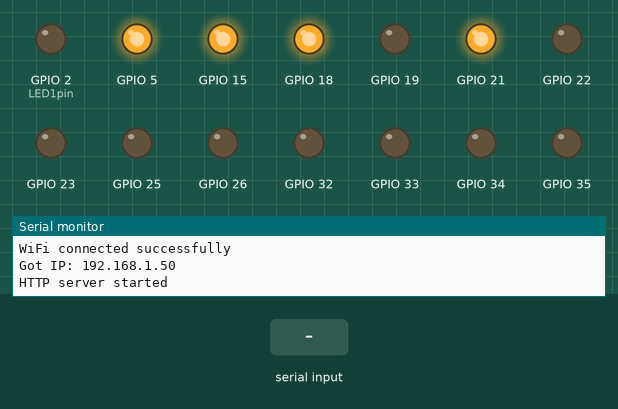
Simulated run of this sketch. Board: ESP32. On the bench: output pins drawn as LEDs (lit = HIGH), the last lines printed to the serial monitor. The inputs (shaded band) are chosen by the test bench. WiFi joins after 1.5 s; servers stay silent unless stated.

Above: at 3.3 s.
3.4 s: "a\n" received over Serial
At 4.6 s:
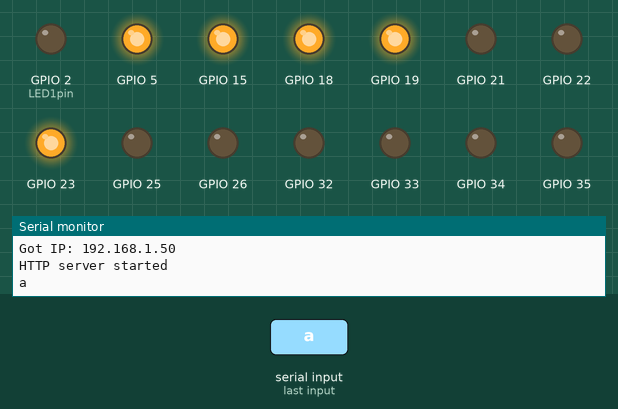
4.9 s: "c\n" received over Serial
At 5.9 s:
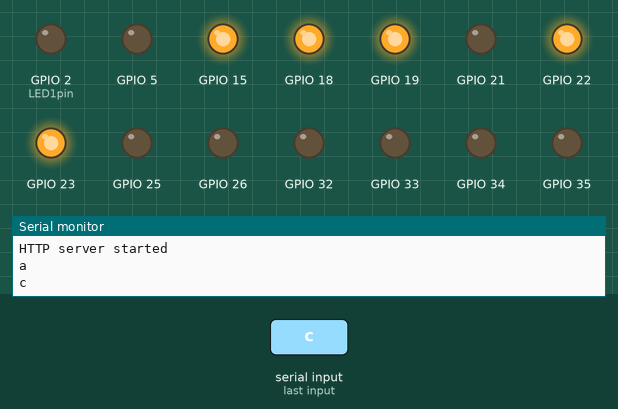
6.4 s: "e\n" received over Serial
At 7.1 s:
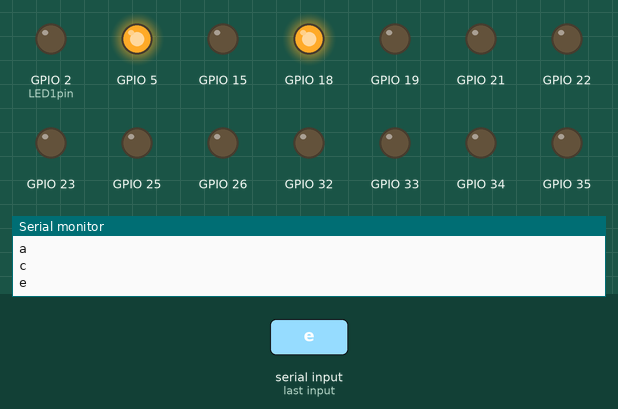
7.9 s: "g\n" received over Serial
At 8.2 s:
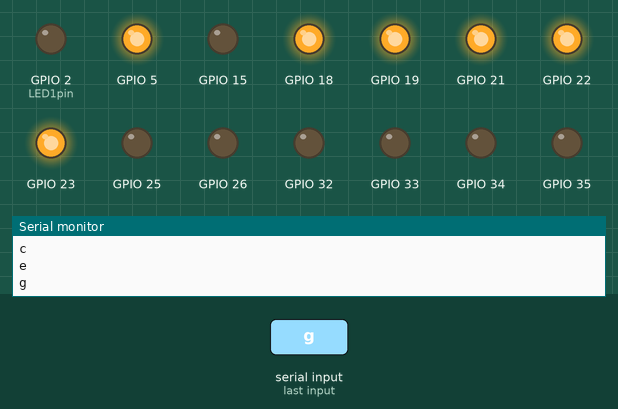
Timing chart, 0 to 10.4 s (numbered marks = the images above; inputs shaded):
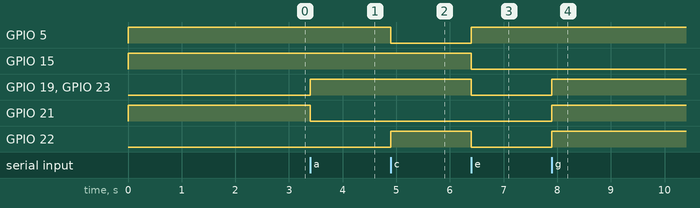

The sketch:

WebSERVER.ino
```cpp
/*************************************************************************************************
  ESP32 Web Server
  Ejemplo de creación de Web server
  Basándose en los ejemplos de:
  https://lastminuteengineers.com/creating-esp32-web-server-arduino-ide/
  https://electropeak.com/learn
**************************************************************************************************/
//************************************************************************************************
// Librerías
//************************************************************************************************
#include <WiFi.h>
#include <WebServer.h>
//************************************************************************************************
// Variables globales
//************************************************************************************************
// SSID & Password
const char* ssid = "TURBONETT_668E97";  // Enter your SSID here
const char* password = "JFCESG*8485";  //Enter your Password here

WebServer server(80);  // Object of WebServer(HTTP port, 80 is defult)
char park[20];
char x;

uint8_t n = 0;
uint8_t park1 = 0;
uint8_t park2 = 0;
uint8_t park3 = 0;
uint8_t park4 = 0;
uint8_t LED1pin = 2;
#define RXD0 3
#define TXD0 1

//************************************************************************************************
// Configuración
//************************************************************************************************
void setup() {
  Serial.begin(115200, SERIAL_8N1, RXD0, TXD0);

  Serial.println("Try Connecting to ");
  Serial.println(ssid);

  //configurar pines
  pinMode(LED1pin, OUTPUT);

  //7seg PINS
  pinMode(23, OUTPUT);
  pinMode(22, OUTPUT);
  pinMode(21, OUTPUT);
  pinMode(19, OUTPUT);
  pinMode(18, OUTPUT);
  pinMode(5, OUTPUT);
  pinMode(15, OUTPUT);

  //7seg inicial
  digitalWrite(23, LOW);//a
  digitalWrite(22, LOW);//b
  digitalWrite(21, HIGH);//c
  digitalWrite(19, LOW);//d
  digitalWrite(18, HIGH);//e
  digitalWrite(5, HIGH);//f
  digitalWrite(15, HIGH);//g

  pinMode(34, OUTPUT);
  pinMode(35, OUTPUT);

  pinMode(32, OUTPUT);
  pinMode(33, OUTPUT);

  pinMode(25, OUTPUT);
  pinMode(26, OUTPUT);


  // Connect to your wi-fi modem
  WiFi.begin(ssid, password);

  // Check wi-fi is connected to wi-fi network
  while (WiFi.status() != WL_CONNECTED) {
    delay(1000);
    Serial.print(".");
  }
  Serial.println("");
  Serial.println("WiFi connected successfully");
  Serial.print("Got IP: ");
  Serial.println(WiFi.localIP());  //Show ESP32 IP on serial

  server.on("/", handle_OnConnect); // Directamente desde e.g. 192.168.0.8

  server.onNotFound(handle_NotFound);

  server.begin();
  Serial.println("HTTP server started");
  delay(100);


}
//************************************************************************************************
// loop principal
//************************************************************************************************
void loop() {
  //Chequear el uart
  if (Serial.available() > 0) {
    Serial.readBytes(park, 1);
    Serial.println(park[0]);

  }

  x=park[0];
  if (x == 'a') {
    park1 = 1;
  }
  else if (x == 'b'){
    park1 = 0;
  }

  else if (x == 'c'){
    park2 = 1;
  }
  else if(x == 'd'){
    park2 = 0;
  }

  else if(x == 'e'){
    park3 = 1;
  }
  else if(x == 'f'){
    park3 = 0;
  }

  else if(x == 'g'){
    park4 = 1;
  }
  else if(x == 'h'){
    park4 = 0;
  }

  n = park1 + park2 + park3 + park4;

  switch(n){
    case 4:
      digitalWrite(23, HIGH);//a
      digitalWrite(22, HIGH);//b
      digitalWrite(21, HIGH);//c
      digitalWrite(19, HIGH);//d
      digitalWrite(18, HIGH);//e
      digitalWrite(5, HIGH);//f
      digitalWrite(15, LOW);//g
      break;

    case 3:
      digitalWrite(23, LOW);//a
      digitalWrite(22, LOW);//b
      digitalWrite(21, LOW);//c
      digitalWrite(19, LOW);//d
      digitalWrite(18, HIGH);//e
      digitalWrite(5, HIGH);//f
      digitalWrite(15, LOW);//g
      break;

    case 2:
      digitalWrite(23, HIGH);//a
      digitalWrite(22, HIGH);//b
      digitalWrite(21, LOW);//c
      digitalWrite(19, HIGH);//d
      digitalWrite(18, HIGH);//e
      digitalWrite(5, LOW);//f
      digitalWrite(15, HIGH);//g
      break;

    case 1:
      digitalWrite(23, HIGH);//a
      digitalWrite(22, LOW);//b
      digitalWrite(21, LOW);//c
      digitalWrite(19, HIGH);//d
      digitalWrite(18, HIGH);//e
      digitalWrite(5, HIGH);//f
      digitalWrite(15, HIGH);//g
      break;

    case 0:
      digitalWrite(23, LOW);//a
      digitalWrite(22, LOW);//b
      digitalWrite(21, HIGH);//c
      digitalWrite(19, LOW);//d
      digitalWrite(18, HIGH);//e
      digitalWrite(5, HIGH);//f
      digitalWrite(15, HIGH);//g
      break;
   }


  server.handleClient();
  server.send(200, "text/html", SendHTML(park1, park2, park3, park4));
}

//************************************************************************************************
// Handler de Inicio página
//************************************************************************************************
void handle_OnConnect() {
  server.send(200, "text/html", SendHTML(park1, park2, park3, park4));
  delay(100);
}
//************************************************************************************************
// Handler de led1on
//************************************************************************************************

//************************************************************************************************
// Handler de led1off
//************************************************************************************************

//************************************************************************************************
// Procesador de HTML
//************************************************************************************************
String SendHTML(uint8_t p1, uint8_t p2, uint8_t p3, uint8_t p4) {
  String ptr = "<!DOCTYPE html> <html>\n";
  ptr += "<html>\n";
  ptr += "<head>\n";
  ptr += "<style>\n";
  ptr += "table {\n";
  ptr += "  font-family: arial, sans-serif;\n";
  ptr += "  border-collapse: collapse;\n";
  ptr += "  width: 100%;\n";
  ptr += "}\n";
  ptr += "\n";
  ptr += "#p{\n";
  ptr += "\tborder: 3px solid #330000;\n";
  ptr += "  \tbackground-color: #99ffffff;\n";
  ptr += "  \ttext-align: left;\n";
  ptr += "  \tpadding: 8px;\n";
  ptr += "}\n";
  ptr += "\n";
  ptr += "h1{\n";
  ptr += "\ttext-align: center;\n";
  ptr += "}\n";
  ptr += "\n";
  ptr += "td{\n";
  ptr += "  border: 3px solid #330000;\n";
  ptr += "  background-color: #00ff99;\n";
  ptr += "  text-align: left;\n";
  ptr += "  padding: 8px;\n";
  ptr += "}\n";
  ptr += "\n";
  ptr += "th {\n";
  ptr += "\ttext-align: center;\n";
  ptr += "}\n";
  ptr += "\n";
  ptr += "tr:nth-child(even) {\n";
  ptr += "  background-color: #00ff99;\n";
  ptr += "}\n";
  ptr += "</style>\n";
  ptr += "</head>\n";
  ptr += "<body>\n";
  ptr += "\n";
  ptr += "<h1>Bienvenido al sistema automatizado de parqueos</h1>\n";
  ptr += "\n";
  ptr += "<table>\n";
  ptr += "  <tr>\n";
  ptr += "    <th>Parqueo</th>\n";
  ptr += "    <th>Estado</th>\n";
  ptr += "  </tr>\n";
  ptr += "  <tr>\n";

  //controlar los parqueos
  if (p1 == 0) {
    ptr += "    <td id = \"p\"><b>1A</b></td>\n";
    ptr += "    <td id =\"p1\">Parqueo Libre</td>\n";
  }
  else {
    ptr += "    <td id = \"p\"><b>1A</b></td>\n";
    ptr += "    <td id =\"p1\">Parqueo Ocupado</td>\n";
  }

  ptr += "  </tr>\n";
  ptr += "  <tr>\n";

  if (p2 == 0) {
    ptr += "    <td id = \"p\"><b>1B</b></td>\n";
    ptr += "    <td id =\"p2\">Parqueo Libre</td>\n";
  }
  else {
    ptr += "    <td id = \"p\"><b>1B</b></td>\n";
    ptr += "    <td id =\"p2\">Parqueo Ocupado</td>\n";
  }

  ptr += "  </tr>\n";
  ptr += "  <tr>\n";

  if (p3 == 0) {
    ptr += "    <td id = \"p\"><b>1C</b></td>\n";
    ptr += "    <td id =\"p3\">Parqueo Libre</td>\n";
  }
  else {
    ptr += "    <td id = \"p\"><b>1C</b></td>\n";
    ptr += "    <td id =\"p3\">Parqueo Ocupado</td>\n";
  }

  ptr += "  </tr>\n";
  ptr += "  <tr>\n";

  if (p4 == 0) {
    ptr += "    <td id = \"p\"><b>1D</b></td>\n";
    ptr += "    <td id =\"p4\">Parqueo Libre</td>\n";
  }
  else {
    ptr += "    <td id = \"p\"><b>1D</b></td>\n";
    ptr += "    <td id =\"p4\">Parqueo Ocupado</td>\n";
  }

  ptr += "  </tr>\n";
  ptr += "  <tr>\n";
  ptr += "    <td id = \"p\"><b>Total disponibles</b></td>\n";

  if ((p1 + p2 + p3 + p4) == 0) {
    ptr += "    <td id = \"tot\">4</td>\n";
  }
  else if ((p1 + p2 + p3 + p4) == 1) {
    ptr += "    <td id = \"tot\">3</td>\n";
  }
  else if ((p1 + p2 + p3 + p4) == 2) {
    ptr += "    <td id = \"tot\">2</td>\n";
  }
  else if ((p1 + p2 + p3 + p4) == 3) {
    ptr += "    <td id = \"tot\">1</td>\n";
  }
  else if ((p1 + p2 + p3 + p4) == 4) {
    ptr += "    <td id = \"tot\">0</td>\n";
  }

  ptr += "  </tr>\n";
  ptr += "</table>\n";
  ptr += "\n";
  ptr += "<style>\n";
  if (p1 == 1) {
    ptr += "#p1{\n";
    ptr += "\tbackground-color: #ff6633;\n";
    ptr += "  text-align: center; \n";
    ptr += "}\n";
  }
  else {
    ptr += "#p1{\n";
    ptr += "\tbackground-color: #00ff99;\n";
    ptr += "    text-align: center; \n";
    ptr += "}\n";
  }

  if (p2 == 1) {
    ptr += "\n";
    ptr += "#p2{\n";
    ptr += "\tbackground-color: #ff6633;\n";
    ptr += "    text-align: center; \n";
    ptr += "}\n";
  }
  else {
    ptr += "#p2{\n";
    ptr += "\tbackground-color: #00ff99;\n";
    ptr += "    text-align: center; \n";
    ptr += "}\n";
    ptr += "\n";
  }

  if (p3 == 1) {
    ptr += "#p3{\n";
    ptr += "\tbackground-color: #ff6633;\n";
    ptr += "    text-align: center; \n";
    ptr += "}\n";
  }
  else {
    ptr += "#p3{\n";
    ptr += "\tbackground-color: #00ff99;\n";
    ptr += "    text-align: center; \n";
    ptr += "}\n";
    ptr += "\n";
  }

  if (p4 == 1) {
    ptr += "#p4{\n";
    ptr += "\tbackground-color: #ff6633;\n";
    ptr += "    text-align: center; \n";
    ptr += "}\n";
  }
  else {
    ptr += "#p4{\n";
    ptr += "\tbackground-color: #00ff99;\n";
    ptr += "    text-align: center; \n";
    ptr += "}\n";
    ptr += "\n";
  }

  ptr += "#tot{\n";
  ptr += "\tbackground-color: #ffff99;\n";
  ptr += "    text-align: center; \n";
  ptr += "}\n";
  ptr += "\n";
  ptr += "</style>\n";
  ptr += "\n";
    ptr += "<script>\n";
  ptr += "<!--\n";
  ptr += "function timedRefresh(timeoutPeriod) {\n";
  ptr += "\tsetTimeout(\"location.reload(true);\",timeoutPeriod);\n";
  ptr += "}\n";
  ptr += "\n";
  ptr += "window.onload = timedRefresh(500);\n";
  ptr += "\n";
  ptr += "//   -->\n";
  ptr += "</script>";
  ptr += "</body>\n";
  ptr += "</html>";


  return ptr;
}
//************************************************************************************************
// Handler de not found
//************************************************************************************************
void handle_NotFound() {
  server.send(404, "text/plain", "Not found");
}
```

Measured:
- after the input at 3.4 s, GPIO 19, GPIO 23: LOW → HIGH at once; GPIO 21: HIGH → LOW at once
- after the input at 4.9 s, GPIO 5: HIGH → LOW at once; GPIO 22: LOW → HIGH at once
- after the input at 6.4 s, GPIO 5: LOW → HIGH at once; GPIO 15, GPIO 19, GPIO 22, GPIO 23: HIGH → LOW at once
- after the input at 7.9 s, GPIO 19, GPIO 21–23: LOW → HIGH at once
